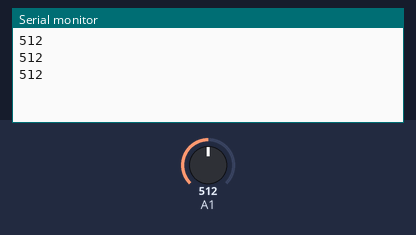
Bench run of a sketch on a simulated Arduino Uno, built with avr-gcc and run on an emulated ATmega328P. Parts: the last lines printed to the serial monitor. Inputs (shaded band) come from the test bench; at power-on: A1 = 512.

Above: at 1.3 s.
1.4 s: A1 set to 716
At 1.9 s:
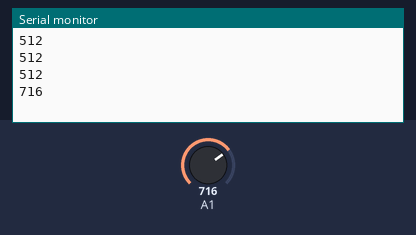
2.9 s: A1 set to 900
At 3.4 s:
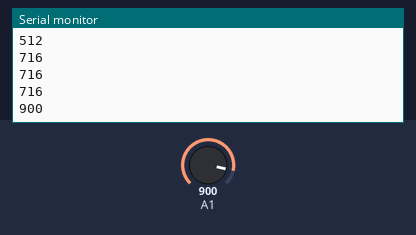
Timing chart, 0 to 5.9 s (numbered marks = the images above; inputs shaded):
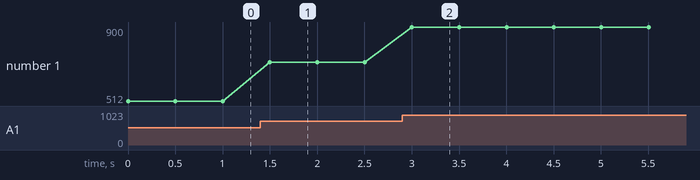

Measured:
- after the input at 1.4 s, the serial monitor: prints a new line after 0.10 s (image 1)
- after the input at 2.9 s, the serial monitor: prints a new line after 0.10 s (image 2)
- plotted number 1: 512 → 716 after the input at 1.4 s, 716 → 900 after the input at 2.9 s

The sketch:

arduinotest_apr11a.ino
```cpp
void setup() {
  // put your setup code here, to run once:
  Serial.begin(9600);
}

void loop() {
  // put your main code here, to run repeatedly:
  int val=0;

  val=analogRead(1);
  Serial.println(val);
  delay(500);
  if(200<val){digitalWrite(13,HIGH);
}
else{digitalWrite(13,LOW);}}
```
